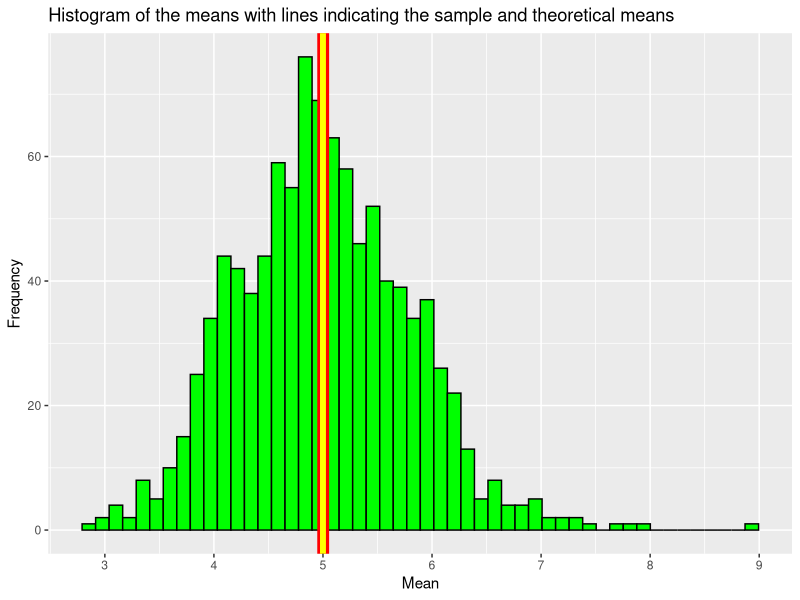
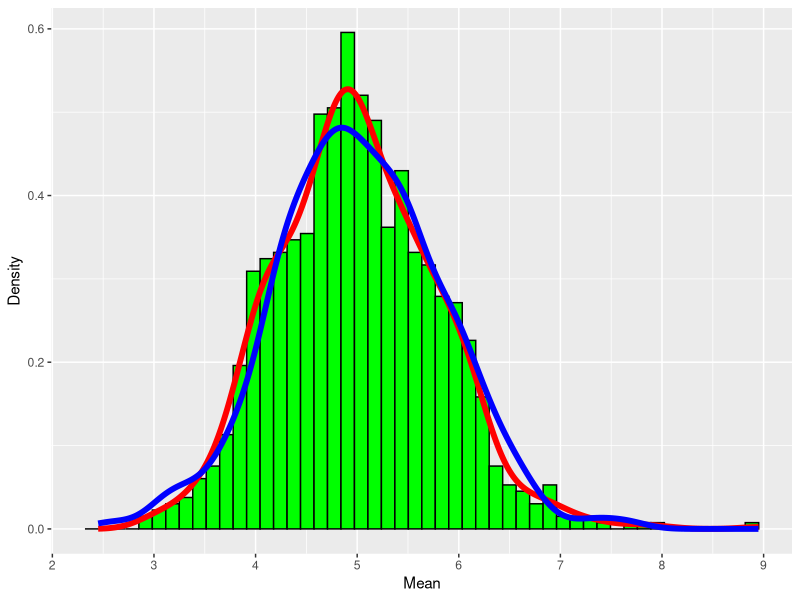

The R script that drew these images, in order:
## ---- chunk 1
library(ggplot2)
## ---- chunk 2
# Number of simulations to perform.
simulations <- 1000

# Number of exponentials to generate.
exponentials <- 40

# Lambda value to use for generation.
lambda <- 0.2
## ---- chunk 3
# Create a vector to hold the means.
means <- as.numeric()

# Iterate for our number of simulations, setting the seed for each iteration.
for (i in 1:simulations) {
  set.seed(i)
  means <- c(means, mean(rexp(exponentials, lambda)))
}

# Convert to a data.frame.
means <- as.data.frame(means)
## ---- chunk 4
sampleMean <- round(mean(means$means), 3)
print(sampleMean)
## ---- chunk 5
theoreticalMean <- 1/lambda
print(theoreticalMean)
## ---- chunk 6
ggplot(data = means, aes(x = means)) +
  geom_histogram(bins = 50, fill = "green", colour = "black") +
  scale_x_continuous(breaks = 1:10) +
  xlab("Mean") +
  ylab("Frequency") +
  ggtitle("Histogram of the means with lines indicating the sample and theoretical means") +
  geom_vline(xintercept = sampleMean, colour = "red", size = 4) +
  geom_vline(xintercept = theoreticalMean, colour = "yellow", size = 2)
## ---- chunk 7
theoreticalVariance <- round((1/(lambda^2))/exponentials, 3)
print(theoreticalVariance)
## ---- chunk 8
sampleVariance <- round(var(means$means), 3)
print(sampleVariance)
## ---- chunk 9
theoreticalSD <- round((1/lambda)/sqrt(exponentials), 3)
print(theoreticalSD)
## ---- chunk 10
sampleSD <- round(sd(means$means), 3)
print(sampleSD)
## ---- chunk 11
set.seed(1337)
normalDistribution <- data.frame(normalValues = rnorm(simulations, mean = sampleMean, sd = sampleSD))
## ---- chunk 12
ggplot(data = means, aes(x = means)) +
  geom_histogram(aes(y=..density..), bins = 50, fill = "green", colour = "black") +
  geom_density(alpha=.5, colour="red", size = 2) +
  geom_density(data = normalDistribution, aes(x = normalValues), alpha=.5, colour="blue", size = 2) +
  scale_x_continuous(breaks = 1:10) +
  xlab("Mean") +
  ylab("Density")
